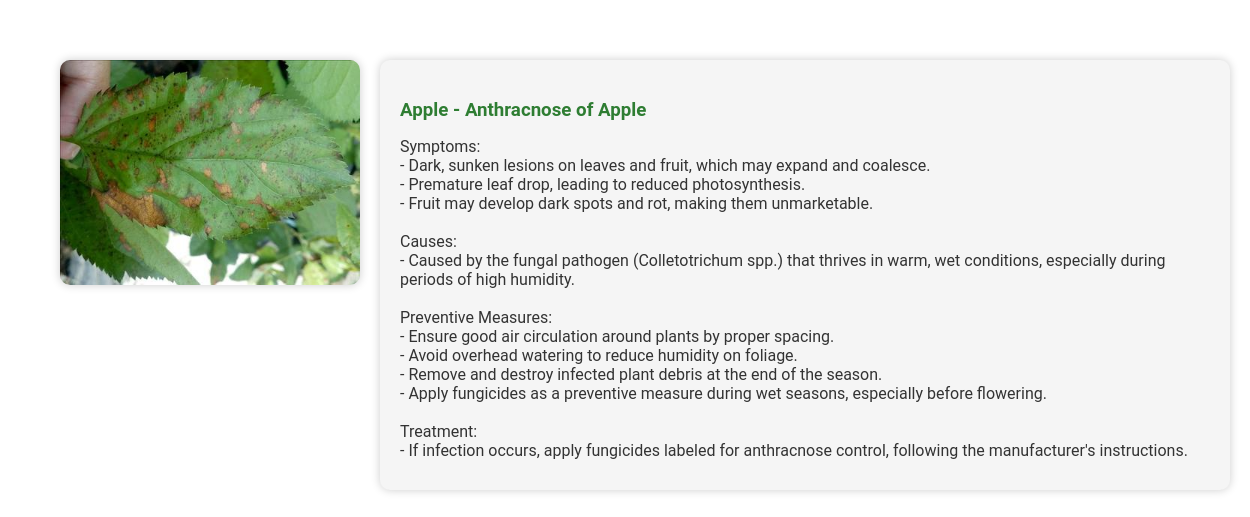
Page /disease_info/1 (signed in) on the committed database.
### app.py (models this page shows)
class Plant(db.Model):
    id = db.Column(db.Integer, primary_key=True)
    name = db.Column(db.String(50), unique=True, nullable=False)
    diseases = db.relationship('Disease', backref='plant', lazy=True)

class Disease(db.Model):
    id = db.Column(db.Integer, primary_key=True)
    plant_id = db.Column(db.Integer, db.ForeignKey('plant.id'), nullable=False)
    name = db.Column(db.String(100), nullable=False)
    description = db.Column(db.Text, nullable=False)
    stage = db.Column(db.String(50), nullable=False)

### app.py (the view)
@app.route('/disease_info/<int:disease_id>', methods=['GET'])
def disease_info(disease_id):
    if 'user_id' not in session:
        return redirect(url_for('login'))
    disease = Disease.query.get_or_404(disease_id)
    return render_template('disease_info.html', disease=disease)

### templates/disease_info.html (shortened to what this page needs)
<!DOCTYPE html>
<html lang="en" class="disease-info">
<head>
    <link rel="stylesheet" type="text/css" href="{{ url_for('static', filename='css/styles.css') }}">
</head>
<body class="disease-info">
    <div class="disease-info-container">
        <div class="disease-info-top">
            <img src="{{ url_for('static', filename='images/' + disease.name.lower().replace(' ', '_') + '.png') }}" alt="{{ disease.name }}">
            <div class="disease-info-content">
                <h3>{{ disease.plant.name }} - {{ disease.name }}</h3>
                <p class="convert-br">{{ disease.description|safe }}</p>
            </div>
        </div>
    </div>
</body>
</html>

### static/css/styles.css (style rules this page uses)
html, body { font-family: 'Roboto', sans-serif; margin: 0; padding: 0; height: 100%; width: 100%; scroll-behavior: smooth; background-color: #f4f4f4; }
html.disease-info, body.disease-info { background: #fff; display: flex; justify-content: center; align-items: flex-start; padding: 20px; }
p { color: #555; margin-bottom: 20px; }
.disease-info-container { display: flex; flex-direction: column; width: 100%; max-width: 1200px; margin: 0 auto; padding: 20px; }
.disease-info-top { display: flex; align-items: flex-start; justify-content: space-between; margin-bottom: 20px; }
.disease-info-top img { max-width: 300px; height: auto; border-radius: 10px; margin-right: 20px; box-shadow: 0 0 10px rgba(0, 0, 0, 0.2); }
.disease-info-content { flex: 1; padding: 20px; background: #f5f5f5; border-radius: 10px; box-shadow: 0 0 10px rgba(0, 0, 0, 0.2); }
.disease-info-content h3 { color: #2e7d32; margin-bottom: 10px; }
.disease-info-content p { color: #333; margin-bottom: 10px; }

### rows in the picture
Plant: plant.name "Apple"
Disease: name "Anthracnose of Apple", description "Symptoms: - Dark, sunken lesions on leaves and fruit, which may expand and coalesce. - Premature leaf drop, leading to reduced photosynthesis. - Fruit may develop dark spots and rot, making them unmarketable. Causes: - Caused by the fungal pathogen (Colletotrichum spp.) that thrives in warm, wet conditions, especially during periods of high humidity. Preventive Measures: - Ensure good air circulation around plants by proper spacing. - Avoid overhead watering to reduce humidity on foliage. - Remove and destroy infected plant debris at the end of the season. - Apply fungicides as a preventive measure during wet seasons, especially before flowering. Treatment: - If infection occurs, apply…"
